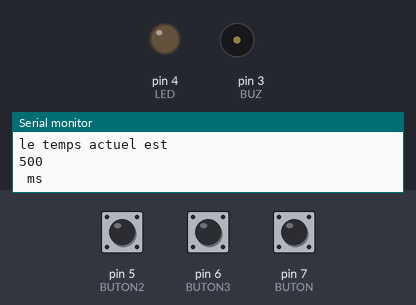
Bench run of a sketch on a simulated Arduino Mega 2560, built with avr-gcc and run on an emulated ATmega2560. On the bench: output pins drawn as LEDs (lit = HIGH), buzzer (waves = sounding, pin HIGH), the last lines printed to the serial monitor. Dashed ring = blinking. The inputs (shaded band) are chosen by the test bench; at power-on: pin 5 (BUTON2) HIGH, pin 6 (BUTON3) HIGH, pin 7 (BUTON) HIGH.

Above: at 2.2 s.
2.3 s: pin 5 (BUTON2) pulled LOW for 1.2 s
At 4.4 s:
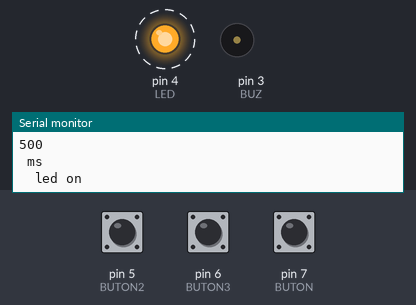
7.5 s: pin 6 (BUTON3) pulled LOW for 1.2 s
At 8.4 s:
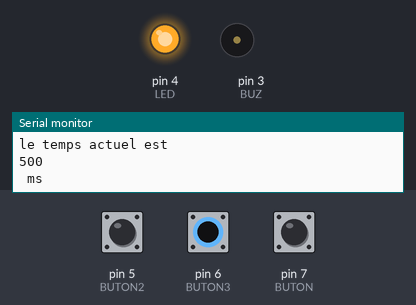
11.0 s: pin 7 (BUTON) pulled LOW for 1.2 s
At 12.6 s:
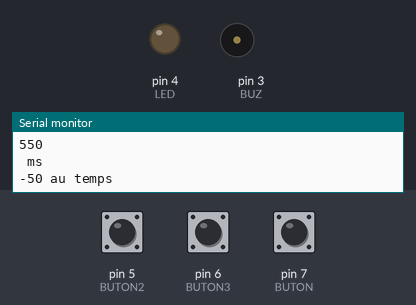
16.2 s: pin 7 (BUTON) pulled LOW for 3.2 s
At 16.6 s:
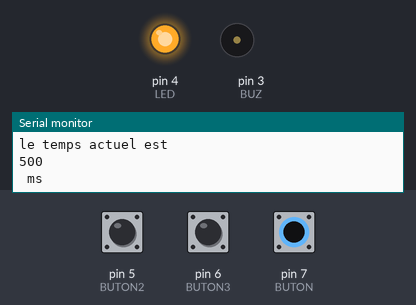
20.9 s: pin 5 (BUTON2) pulled LOW for 3.2 s
At 22.9 s:
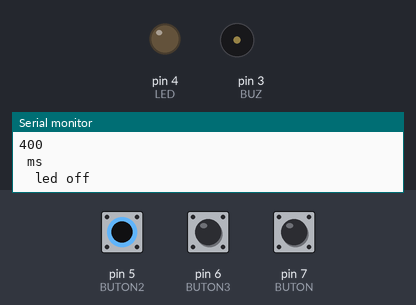
25.6 s: pin 6 (BUTON3) pulled LOW for 3.2 s
Timing chart, 0 to 29.8 s (numbered marks = the images above; inputs shaded):
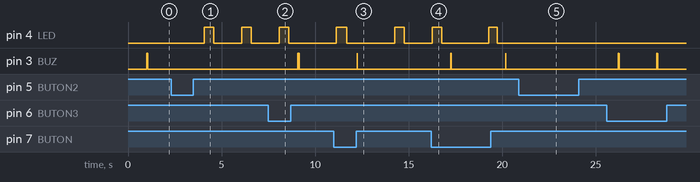

Measured:
- after the input at 2.3 s, pin 4 (LED): alternates HIGH for 0.50 s and LOW for 1.5 s, starting after 1.8 s
- after the input at 7.5 s, pin 4 (LED): goes on until 8.6 s, then stays LOW; pin 3 (BUZ): alternates HIGH for 0.02 s and LOW for 0.02 s, 4 changes in all, then stays LOW, starting after 1.6 s
- after the input at 11.0 s, pin 4 (LED): LOW → HIGH after 3.3 s, → LOW 0.50 s later; pin 3 (BUZ): LOW → HIGH after 1.2 s, → LOW 0.02 s later
- after the input at 16.2 s, pin 4 (LED): LOW → HIGH after 3.1 s, → LOW 0.45 s later; pin 3 (BUZ): alternates HIGH for 0.02 s and LOW for 2.9 s, starting after 1.1 s
- after the input at 20.9 s, pin 4 (LED): stops changing and stays LOW

The sketch:

ledon-off.ino
```cpp
// (licence header left out)
// liste des constantes ( #define ou const )
#define LED 4  // la led qui sera utilisé
#define BUTON 7 // le button gauche
#define BUTON2 5 // le button milieux
#define BUTON3 6 // le button droite
#define BUZ 3

//liste de variable
int NbrClignot = 0;
int valb1 = 0;
int valb2 = 0;
int valb3 = 0;
int temp = 500;
int eta = 0;
int msg = 0;


// debut des fonction
// mise en place
void setup()
{
  //mise en place entré sortie
 pinMode(LED, OUTPUT);  // Met la LED en sortie/Set LED as an output
 pinMode(BUZ, OUTPUT);  // Met la LED en sortie/Set LED as an output
 pinMode(BUTON, INPUT);  // Met la le button en entré
 pinMode(BUTON2, INPUT);  // Met la le button en entré
 pinMode(BUTON3, INPUT);  // Met la le button en entré
 //welcome terminal
 Serial.begin(2400);
 Serial.println ("BONJOUR JE SUIS CONNECTER \n");
 delay(1000);
 Serial.println ("je commence le loop \n");
 //son de confirmation alumé
 digitalWrite(BUZ, HIGH);   // alume le buze
 delay(20);
 digitalWrite(BUZ, LOW);    // etint la le buze
 delay(20);
 digitalWrite(BUZ, HIGH);   // alume le buze
 delay(20);
 digitalWrite(BUZ, LOW);    // etint la le buze
 delay(20);
}

//programe principale
void loop()
{
  //prépare les button
  valb1 = digitalRead(BUTON);     // read the input pin
  valb2 = digitalRead(BUTON2);     // read the input pin
  valb3 = digitalRead(BUTON3);     // read the input pin

//on-off
  if (valb2 == 0 ){
    //cette zone alterne entre étint et allumé
    //confirmation sonore+terminal
    if (msg == 1){Serial.println ("\n  led off");}
    else{Serial.println ("\n  led on");}
    digitalWrite(BUZ, HIGH);   // alume le buze
    delay(1);
    digitalWrite(BUZ, LOW);    // etint la le buze
    //met etat sur 1
    eta = !eta;
    delay(1000);
    //chagment du message
    msg = !msg;
  }
  if (eta ==1) {
  digitalWrite(LED, HIGH);   // alume la led (LED)
  delay(temp);
  digitalWrite(LED, LOW);    // etint la led (LED)
  delay(temp);
  }

//les temps
//temps-
if (valb1 == 0 ){
   Serial.println ("-50 au temps \n");
   temp = temp-50;
 digitalWrite(BUZ, HIGH);   // alume le buze
 delay(20);
 digitalWrite(BUZ, LOW);    // etint la le buze
   delay(1000);
}

//temps+
if (valb3 == 0 ){
   Serial.println ("+50 au temps \n");
    digitalWrite(BUZ, HIGH);   // alume le buze
     delay(20);
    digitalWrite(BUZ, LOW);    // etint la le buze
    delay(20);
     digitalWrite(BUZ, HIGH);   // alume le buze
     delay(20);
    digitalWrite(BUZ, LOW);    // etint la le buze
   temp = temp+50;
   delay(1000);
}


//fin affichage du temps en MS actuel
Serial.println ("\n\n");
delay(1000); //evite les erreur de loop
Serial.println ("le temps actuel est ");
Serial.println (temp);
Serial.println (" ms");
//fix le temp négatif
if (temp < 0 ){
   Serial.println ("ERREUR\n");
       digitalWrite(BUZ, HIGH);   // alume le buze
     delay(500);
    digitalWrite(BUZ, LOW);    // etint la le buze
   temp = 500;
   Serial.println ("temp negatif retour a 500 \n");
   Serial.println ("faite attention\n");
   delay(1000);
}
}//end
```
